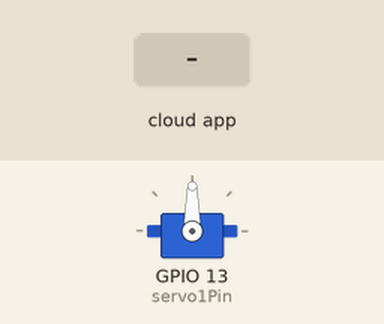
The sketch below on a simulated ESP32-S2. Shown: servo. The test bench sets the inputs (shaded band). WiFi joins after 1.5 s; servers stay silent unless stated; no MQTT or app messages arrive unless stated; what the sketch prints to the serial monitor is not drawn.

Above: at 2.7 s.
2.8 s: the phone or cloud app sets Deploy to 0
5.8 s: the phone or cloud app sets Shut to 0
At 8.0 s:
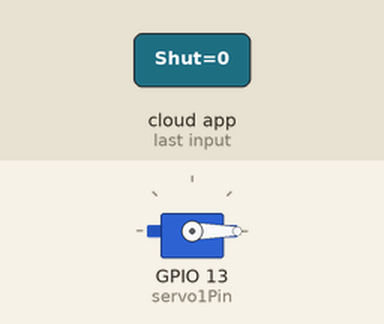
8.8 s: the phone or cloud app sets Deploy to 1
At 9.27 s:
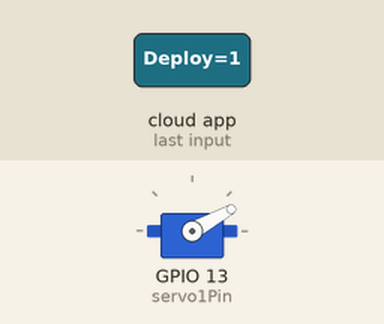
11.8 s: the phone or cloud app sets Shut to 1
At 12.27 s:
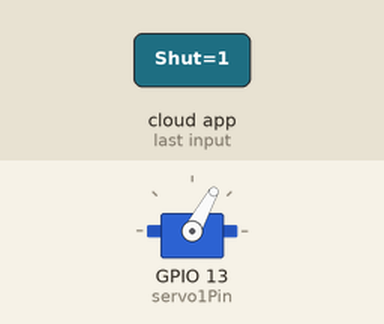
Timing chart, 0 to 14.8 s (numbered marks = the images above; inputs shaded):
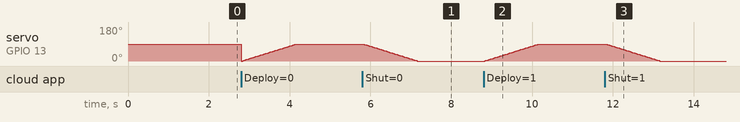

Measured:
- after the input at 5.8 s, servo on GPIO 13 (servo1Pin): moves from 90° to 0° over 1.3 s, starting at once
- after the input at 8.8 s, servo on GPIO 13 (servo1Pin): moves from 0° to 90° over 1.3 s, starting at once
- after the input at 11.8 s, servo on GPIO 13 (servo1Pin): moves from 90° to 0° over 1.3 s, starting at once

The sketch:

Deploy2.ino
```cpp
#include <WiFi.h>
#include <ESP32Servo.h>
#include "Adafruit_MQTT.h"
#include "Adafruit_MQTT_Client.h"

//#define YellowLed           D1
//#define RedLed           D2


#define WLAN_SSID       "Nintendo"             // Your SSID
#define WLAN_PASS       "11111111"        // Your password

/************************* Adafruit.io Setup *********************************/

#define AIO_SERVER      "io.adafruit.com" //Adafruit Server
#define AIO_SERVERPORT  1883
#define AIO_USERNAME    "Ninad_Shahgadkar"            // Username
#define AIO_KEY         "aio_YpnI28iAoh6kdYHGQnXxIOwZE4Ce"   // Auth Key

//WIFI CLIENT
WiFiClient client;

Adafruit_MQTT_Client mqtt(&client, AIO_SERVER, AIO_SERVERPORT, AIO_USERNAME, AIO_KEY);

Adafruit_MQTT_Subscribe Servo_Deploy = Adafruit_MQTT_Subscribe(&mqtt, AIO_USERNAME"/feeds/Deploy"); // Feeds name should be same everywhere
Adafruit_MQTT_Subscribe Servo_Shut = Adafruit_MQTT_Subscribe(&mqtt, AIO_USERNAME "/feeds/Shut");


void MQTT_connect();

Servo servo1;
//Servo servo2;
//Servo servo3;
//Servo servo4;

// Published values for SG90 servos; adjust if needed
//int minUs = 1000;
//int maxUs = 2000;

// These are all GPIO pins on the ESP32
// Recommended pins include 2,4,12-19,21-23,25-27,32-33
// for the ESP32-S2 the GPIO pins are 1-21,26,33-42
int servo1Pin = 13;
//int servo2pin = 14;
//int servo3pin = 15;
//int servo4pin = 27;

int pos = 0; // position in degrees
//ESP32PWM pwm;

void setup() {
  Serial.begin(115200);

      // Allow allocation of all timers
  ESP32PWM::allocateTimer(0);
  ESP32PWM::allocateTimer(1);
  ESP32PWM::allocateTimer(2);
  ESP32PWM::allocateTimer(3);
 //Serial.begin(115200);
  servo1.setPeriodHertz(50);
//  servo2.setPeriodHertz(50);
//  servo3.setPeriodHertz(50);
//  servo4.setPeriodHertz(50);// Standard 50hz servo

  servo1.attach(servo1Pin, 500, 2400);
//  servo2.attach(servo2pin, 500, 2400);
//  servo3.attach(servo3pin, 500, 2400);
//  servo4.attach(servo4pin, 500, 2400);

//  pinMode(YellowLed, OUTPUT);
//  pinMode(RedLed, OUTPUT);


  // Connect to WiFi access point.
  Serial.println(); Serial.println();
  Serial.print("Connecting to ");
  Serial.println(WLAN_SSID);

  WiFi.begin(WLAN_SSID, WLAN_PASS);
  while (WiFi.status() != WL_CONNECTED) {
    delay(500);
    Serial.print(".");
  }
  Serial.println();

  Serial.println("WiFi connected");
  Serial.println("IP address: ");
  Serial.println(WiFi.localIP());

  mqtt.subscribe(&Servo_Deploy);
  mqtt.subscribe(&Servo_Shut);

}

void loop() {

  MQTT_connect();


  Adafruit_MQTT_Subscribe *subscription;
 while ((subscription = mqtt.readSubscription(20000))) {
    if (subscription == &Servo_Deploy) {
     for (pos = 0; pos <= 90; pos += 1) { // goes from 0 degrees to 180 degrees
    // in steps of 1 degree
    servo1.write(pos);
//    servo3.write(pos);// tell servo to go to position in variable 'pos'
    delay(15);             // waits 15ms for the servo to reach the position
  }
    }
    if (subscription == &Servo_Shut) {
    for (pos = 90; pos >= 0; pos -= 1) { // goes from 180 degrees to 0 degrees
    servo1.write(pos);
//    servo3.write(pos);// tell servo to go to position in variable 'pos'
    delay(15);             // waits 15ms for the servo to reach the position
  }
  }


}
}


void MQTT_connect() {
  int8_t ret;

  if (mqtt.connected()) {
    return;
  }

  Serial.print("Connecting to MQTT... ");

  uint8_t retries = 3;

  while ((ret = mqtt.connect()) != 0) {
    Serial.println(mqtt.connectErrorString(ret));
    Serial.println("Retrying MQTT connection in 5 seconds...");
    mqtt.disconnect();
    delay(5000);
    retries--;
    if (retries == 0) {
      while (1);
    }
  }
  Serial.println("MQTT Connected!");

}
```
